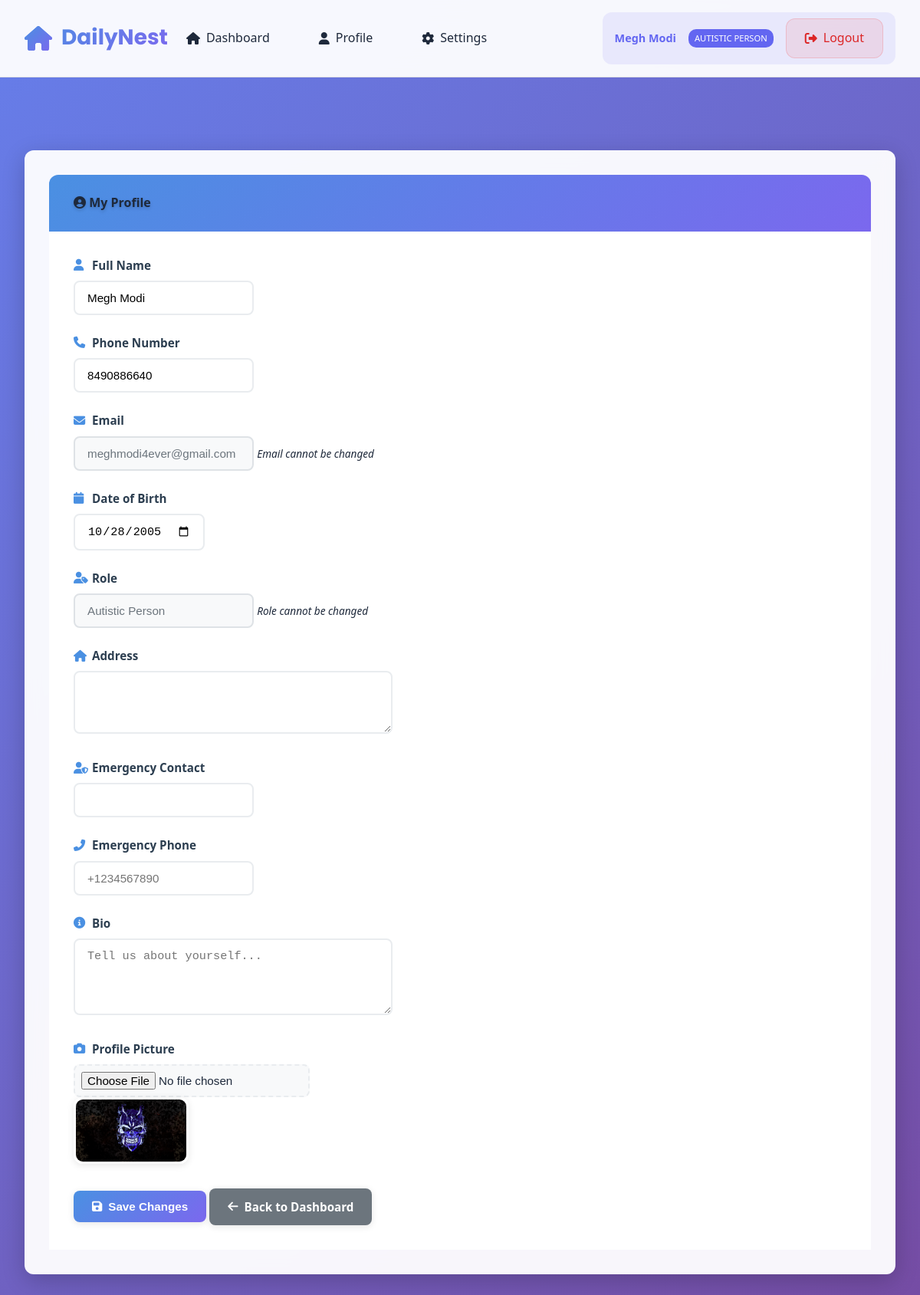
The app's page /profile/ (signed in) with its own data.
### DailyNest/models.py (models this page shows, shortened)
class CustomUser(AbstractUser):
    ROLE_CHOICES = [
        ('admin', 'Admin'),
        ('autistic_person', 'Autistic Person'),
    ]
    name = models.CharField(max_length=150, help_text="Full name of the user")
    email = models.EmailField(unique=True, help_text="Email address for login")
    role = models.CharField(max_length=20, choices=ROLE_CHOICES, default='autistic_person')
    created_at = models.DateTimeField(auto_now_add=True)
    caregiver_pin = models.CharField(max_length=128, blank=True, null=True, help_text="6-digit PIN for caregiver mode access")
    caregiver_mode_enabled = models.BooleanField(default=False, help_text="Whether caregiver mode is set up")
    phone = models.CharField(max_length=20, blank=True, null=True, help_text="Phone number")
    date_of_birth = models.DateField(blank=True, null=True, help_text="Date of birth")
    address = models.TextField(blank=True, null=True, help_text="Home address")
    emergency_contact = models.CharField(max_length=150, blank=True, null=True, help_text="Emergency contact name")
    emergency_phone = models.CharField(max_length=20, blank=True, null=True, help_text="Emergency contact phone")
    bio = models.TextField(blank=True, null=True, help_text="Personal bio or notes")
    profile_picture = models.ImageField(upload_to='profile_pics/', blank=True, null=True, help_text="Profile picture")
    USERNAME_FIELD = 'email'
    REQUIRED_FIELDS = ['username', 'name']

### DailyNest/views.py (the view)
# urls.py: path('profile/', views.profile_view, name='profile'),
@login_required
def profile_view(request):
    if request.method == 'POST':
        form = UserProfileForm(request.POST, request.FILES, instance=request.user)
        if form.is_valid():
            form.save()
            messages.success(request, 'Profile updated successfully!')
            return redirect('profile')
    else:
        form = UserProfileForm(instance=request.user)
    return render(request, 'profile/profile.html', {
        'form': form,
        'user': request.user
    })

### DailyNest/forms.py
class UserProfileForm(forms.ModelForm):
    class Meta:
        model = CustomUser
        fields = ['name', 'phone', 'date_of_birth', 'address', 'emergency_contact',
                 'emergency_phone', 'bio', 'profile_picture']
        widgets = {
            'name': forms.TextInput(attrs={'class': 'form-control'}),
            'phone': forms.TextInput(attrs={'class': 'form-control', 'placeholder': '+1234567890'}),
            'date_of_birth': forms.DateInput(attrs={'class': 'form-control', 'type': 'date'}),
            'address': forms.Textarea(attrs={'class': 'form-control', 'rows': 3}),
            'emergency_contact': forms.TextInput(attrs={'class': 'form-control'}),
            'emergency_phone': forms.TextInput(attrs={'class': 'form-control', 'placeholder': '+1234567890'}),
            'bio': forms.Textarea(attrs={'class': 'form-control', 'rows': 4, 'placeholder': 'Tell us about yourself...'}),
            'profile_picture': forms.FileInput(attrs={'class': 'form-control'})
        }

### DailyNest/templates/profile/profile.html (shortened to what this page needs)
{% extends 'base.html' %}
{% block content %}
<div class="container mt-4">
    <div class="row justify-content-center">
        <div class="col-md-8">
            <div class="card shadow">
                <div class="card-header bg-primary text-white">
                    <h4 class="mb-0">
                        <i class="fas fa-user-circle me-2"></i>
                        My Profile
                    </h4>
                </div>
                <div class="card-body">
                    <form method="post" enctype="multipart/form-data">
                        <div class="row">
                            <div class="col-md-6">
                                <div class="mb-3">
                                    <label for="{{ form.name.id_for_label }}" class="form-label">
                                        <i class="fas fa-user me-1"></i>Full Name
                                    </label>
                                    {{ form.name }}
                                </div>
                            </div>
                            <div class="col-md-6">
                                <div class="mb-3">
                                    <label for="{{ form.phone.id_for_label }}" class="form-label">
                                        <i class="fas fa-phone me-1"></i>Phone Number
                                    </label>
                                    {{ form.phone }}
                                </div>
                            </div>
                        </div>
                        <div class="row">
                            <div class="col-md-6">
                                <div class="mb-3">
                                    <label class="form-label">
                                        <i class="fas fa-envelope me-1"></i>Email
                                    </label>
                                    <input type="email" class="form-control" value="{{ user.email }}" readonly>
                                    <small class="text-muted">Email cannot be changed</small>
                                </div>
                            </div>
                            <div class="col-md-6">
                                <div class="mb-3">
                                    <label for="{{ form.date_of_birth.id_for_label }}" class="form-label">
                                        <i class="fas fa-calendar me-1"></i>Date of Birth
                                    </label>
                                    {{ form.date_of_birth }}
                                </div>
                            </div>
                        </div>
                        <div class="mb-3">
                            <label class="form-label">
                                <i class="fas fa-user-tag me-1"></i>Role
                            </label>
                            <input type="text" class="form-control" value="{{ user.get_role_display }}" readonly>
                            <small class="text-muted">Role cannot be changed</small>
                        </div>
                        <div class="mb-3">
                            <label for="{{ form.address.id_for_label }}" class="form-label">
                                <i class="fas fa-home me-1"></i>Address
                            </label>
                            {{ form.address }}
                        </div>
                        <div class="row">
                            <div class="col-md-6">
                                <div class="mb-3">
                                    <label for="{{ form.emergency_contact.id_for_label }}" class="form-label">
                                        <i class="fas fa-user-shield me-1"></i>Emergency Contact
                                    </label>
                                    {{ form.emergency_contact }}
                                </div>
                            </div>
                            <div class="col-md-6">
                                <div class="mb-3">
                                    <label for="{{ form.emergency_phone.id_for_label }}" class="form-label">
                                        <i class="fas fa-phone-alt me-1"></i>Emergency Phone
                                    </label>
                                    {{ form.emergency_phone }}
                                </div>
                            </div>
                        </div>
                        <div class="mb-3">
                            <label for="{{ form.bio.id_for_label }}" class="form-label">
                                <i class="fas fa-info-circle me-1"></i>Bio
                            </label>
                            {{ form.bio }}
                        </div>
                        <div class="mb-3">
                            <label for="{{ form.profile_picture.id_for_label }}" class="form-label">
                                <i class="fas fa-camera me-1"></i>Profile Picture
                            </label>
                            {{ form.profile_picture }}
                            {% if user.profile_picture %}
                                <div class="mt-2">
                                    <img src="{{ user.profile_picture.url }}" alt="Profile Picture" class="img-thumbnail" style="max-width: 150px;">
                                </div>
                            {% endif %}
                        </div>
                        <div class="d-grid gap-2 d-md-flex justify-content-md-end">
                            <button type="submit" class="btn btn-primary">
                                <i class="fas fa-save me-1"></i>Save Changes
                            </button>
                            <a href="{% url 'dashboard' %}" class="btn btn-secondary">
                                <i class="fas fa-arrow-left me-1"></i>Back to Dashboard
                            </a>
                        </div>
                    </form>
                </div>
            </div>
        </div>
    </div>
</div>
{% endblock %}

### DailyNest/templates/base.html (shortened to what this page needs)
{% load static %}
<!DOCTYPE html>
<html lang="en">
<head>
    <link rel="stylesheet" href="https://cdnjs.cloudflare.com/ajax/libs/font-awesome/6.4.0/css/all.min.css">
</head>
<body data-theme="light" data-font-size="medium" data-reduce-animations="false">
    <nav class="navbar">
        <a href="/" class="navbar-brand">
            <i class="fas fa-home"></i>
            DailyNest
        </a>
        <div class="navbar-links">
            {% if user.is_authenticated %}
                <a href="/" class="nav-link">
                    <i class="fas fa-home"></i>
                    <span>Dashboard</span>
                </a>
                <a href="{% url 'profile' %}" class="nav-link">
                    <i class="fas fa-user"></i>
                    <span>Profile</span>
                </a>
                <a href="{% url 'emotion_settings' %}" class="nav-link">
                    <i class="fas fa-cog"></i>
                    <span>Settings</span>
                </a>
                <div class="user-menu">
                    <span class="user-greeting">{{ user.name }}</span>
                    <div class="user-role-badge">{{ user.get_role_display }}</div>
                    <a href="{% url 'logout' %}" class="nav-link logout-link">
                        <i class="fas fa-sign-out-alt"></i>
                        <span>Logout</span>
                    </a>
                </div>
            {% endif %}
        </div>
    </nav>
    <main class="main-content">
        <div class="container">
            {% block content %}{% endblock %}
        </div>
    </main>
</body>
</html>

### DailyNest/templates/base.html (style rules this page uses)
:root { --primary-gradient: linear-gradient(135deg, #667eea 0%, #764ba2 100%); --secondary-gradient: linear-gradient(135deg, #f093fb 0%, #f5576c 100%); --accent-gradient: linear-gradient(135deg, #4facfe 0%, #00f2fe 100%); --calm-blue: #6366f1; --soft-green: #10b981; --gentle-purple: #8b5cf6; --warm-orange: #f59e0b; --soothing-teal: #06b6d4; --bg-light: #f8fafc; --bg-dark: #0f172a; --surface-light: #ffffff; --surface-dark: #1e293b; --text-light: #1e293b; --text-dark: #f1f5f9; --focus-ring: 0 0 0 3px rgba(99, 102, 241, 0.3); --border-radius: 16px; --border-radius-lg: 24px; --transition: all 0.3s cubic-bezier(0.4, 0, 0.2, 1); --shadow-sm: 0 1px 2px 0 rgba(0, 0, 0, 0.05); --shadow-md: 0 4px 6px -1px rgba(0, 0, 0, 0.1), 0 2px 4px -1px rgba(0, 0, 0, 0.06); --shadow-lg: 0 10px 15px -3px rgba(0, 0, 0, 0.1), 0 4px 6px -2px rgba(0, 0, 0, 0.05); --shadow-xl: 0 20px 25px -5px rgba(0, 0, 0, 0.1), 0 10px 10px -5px rgba(0, 0, 0, 0.04); }
* { margin: 0; padding: 0; box-sizing: border-box; }
body { font-family: 'Inter', -apple-system, BlinkMacSystemFont, 'Segoe UI', Roboto, sans-serif; line-height: 1.6; color: var(--text-light); background: var(--bg-light); transition: var(--transition); overflow-x: hidden; }
body[data-font-size="medium"] { font-size: 16px; }
.navbar { position: fixed; top: 0; left: 0; right: 0; z-index: 1000; background: rgba(255, 255, 255, 0.95); backdrop-filter: blur(20px); border-bottom: 1px solid rgba(0, 0, 0, 0.1); padding: 1rem 2rem; display: flex; justify-content: space-between; align-items: center; transition: var(--transition); }
.navbar-brand { font-family: 'Poppins', sans-serif; font-size: 1.75rem; font-weight: 700; background: var(--primary-gradient); -webkit-background-clip: text; -webkit-text-fill-color: transparent; background-clip: text; display: flex; align-items: center; gap: 0.75rem; text-decoration: none; }
.navbar-brand i { background: var(--primary-gradient); -webkit-background-clip: text; -webkit-text-fill-color: transparent; background-clip: text; font-size: 2rem; }
.navbar-links { display: flex; gap: 1rem; align-items: center; flex: 1; justify-content: flex-end; }
.nav-link { text-decoration: none; color: var(--text-light); font-weight: 500; padding: 0.75rem 1.5rem; border-radius: var(--border-radius); display: flex; align-items: center; gap: 0.5rem; transition: var(--transition); position: relative; overflow: hidden; }
.nav-link::before { content: ''; position: absolute; top: 0; left: -100%; width: 100%; height: 100%; background: var(--primary-gradient); transition: var(--transition); z-index: -1; }
.user-menu { display: flex; align-items: center; gap: 1rem; padding: 0.5rem 1rem; background: rgba(99, 102, 241, 0.1); border-radius: var(--border-radius); margin-left: auto; }
.user-greeting { font-weight: 600; font-size: 0.9rem; color: var(--calm-blue); }
.user-role-badge { font-size: 0.7rem; padding: 0.2rem 0.5rem; background: var(--calm-blue); color: white; border-radius: 10px; text-transform: uppercase; font-weight: 500; white-space: nowrap; }
.logout-link { background: rgba(239, 68, 68, 0.1); color: #dc2626 !important; border: 1px solid rgba(239, 68, 68, 0.2); }
.main-content { margin-top: 100px; min-height: calc(100vh - 100px); padding: 2rem; }
.container { max-width: 1200px; margin: 0 auto; }
.card { background: var(--surface-light); border-radius: var(--border-radius-lg); padding: 2rem; margin-bottom: 2rem; box-shadow: var(--shadow-md); transition: var(--transition); border: 1px solid rgba(0, 0, 0, 0.05); }
.btn { padding: 1rem 2rem; border: none; border-radius: var(--border-radius); font-weight: 600; font-size: 1rem; cursor: pointer; transition: var(--transition); display: inline-flex; align-items: center; gap: 0.5rem; text-decoration: none; position: relative; overflow: hidden; }
.btn-primary { background: var(--primary-gradient); color: white; box-shadow: var(--shadow-md); }
.btn-secondary { background: var(--secondary-gradient); color: white; box-shadow: var(--shadow-md); }
.animate-fade-in-up { animation: fadeInUp 0.6s ease-out; }

### records on screen
CustomUser: name "Megh Modi", role "AUTISTIC PERSON", phone "8490886640", email "meghmodi4ever@gmail.com", date_of_birth "10/28/2005", role "Autistic Person", profile_picture (picture)
